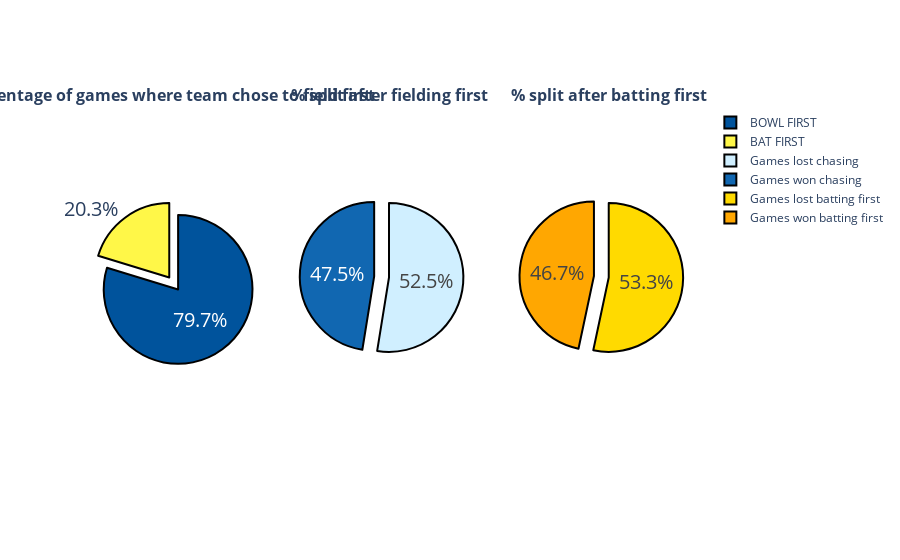

Notebook code cell kept with this figure:
### Code cell
toss_decision_labels = list(df_season_summary_2022.decision.value_counts().index)
toss_decision_values = df_season_summary_2022.decision.value_counts()

teams_chasing_labels = ["Games won chasing","Games lost chasing"]
teams_winning_chasing_values = [np.shape(teams_winning_chasing)[0],np.shape(teams_losing_chasing)[0]]

teams_batting_labels = ['Games won batting first','Games lost batting first']
teams_winning_batting_values = [np.shape(teams_winning_batting)[0],np.shape(teams_losing_batting)[0]]

toss_chart_colors = ["#00539CFF","#FFF748"]
fielding_first_chart_colors = ["#1167B1","#D0EFFF"]
batting_first_chart_colors = ["#FFA701","#FFDA00"]

fig = make_subplots(rows=1,cols=3,specs=[[{"type":"pie"},{"type":"pie"},{"type":"pie"}]],subplot_titles=['<b>Percentage of games where team chose to field first</b>',
                                                                                                         '<b>% split after fielding first</b>',
                                                                                                         '<b>% split after batting first</b>'])

fig.add_trace(go.Pie(labels=toss_decision_labels,values=toss_decision_values,pull=[0.2,0],
                     marker=dict(colors=toss_chart_colors)),row=1,col=1)

fig.add_trace(go.Pie(labels=teams_chasing_labels,values=teams_winning_chasing_values,pull=[0.2,0],
                     marker=dict(colors=fielding_first_chart_colors)),row=1,col=2)

fig.add_trace(go.Pie(labels=teams_batting_labels,values=teams_winning_batting_values,pull=[0.2,0],
                     marker=dict(colors=batting_first_chart_colors)),row=1,col=3)

fig.update_traces(hoverinfo='label+value',textfont_size=20,marker=dict(line=dict(color='#000000', width=2)))
fig.show()

### Figure 1 — Plotly figure (JSON) as saved in the notebook; plotly's stock layout.template omitted (floating-point values rounded to 4 significant figures)
{"data": [{"labels": ["BOWL FIRST", "BAT FIRST"], "marker": {"colors": ["#00539CFF", "#FFF748"], "line": {"color": "#000000", "width": 2}}, "pull": [0.2, 0], "values": [59, 15], "type": "pie", "domain": {"x": [0, 0.2889], "y": [0, 1]}, "textfont": {"size": 20}, "hoverinfo": "label+value"}, {"labels": ["Games won chasing", "Games lost chasing"], "marker": {"colors": ["#1167B1", "#D0EFFF"], "line": {"color": "#000000", "width": 2}}, "pull": [0.2, 0], "values": [28, 31], "type": "pie", "domain": {"x": [0.3556, 0.6444], "y": [0, 1]}, "textfont": {"size": 20}, "hoverinfo": "label+value"}, {"labels": ["Games won batting first", "Games lost batting first"], "marker": {"colors": ["#FFA701", "#FFDA00"], "line": {"color": "#000000", "width": 2}}, "pull": [0.2, 0], "values": [7, 8], "type": "pie", "domain": {"x": [0.7111, 1], "y": [0, 1]}, "textfont": {"size": 20}, "hoverinfo": "label+value"}], "layout": {"annotations": [{"font": {"size": 16}, "showarrow": false, "text": "<b>Percentage of games where team chose to field first</b>", "x": 0.1444, "xanchor": "center", "xref": "paper", "y": 1, "yanchor": "bottom", "yref": "paper"}, {"font": {"size": 16}, "showarrow": false, "text": "<b>% split after fielding first</b>", "x": 0.5, "xanchor": "center", "xref": "paper", "y": 1, "yanchor": "bottom", "yref": "paper"}, {"font": {"size": 16}, "showarrow": false, "text": "<b>% split after batting first</b>", "x": 0.8556, "xanchor": "center", "xref": "paper", "y": 1, "yanchor": "bottom", "yref": "paper"}], "autosize": true}}
